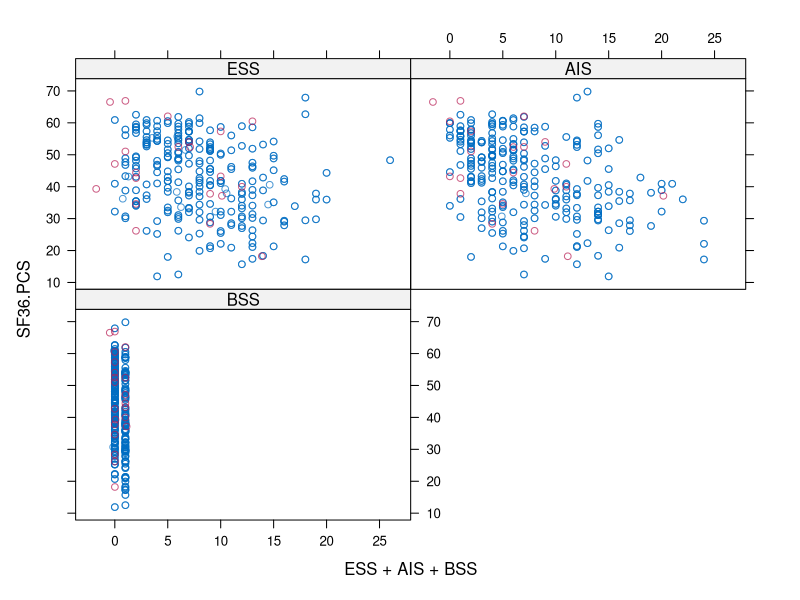
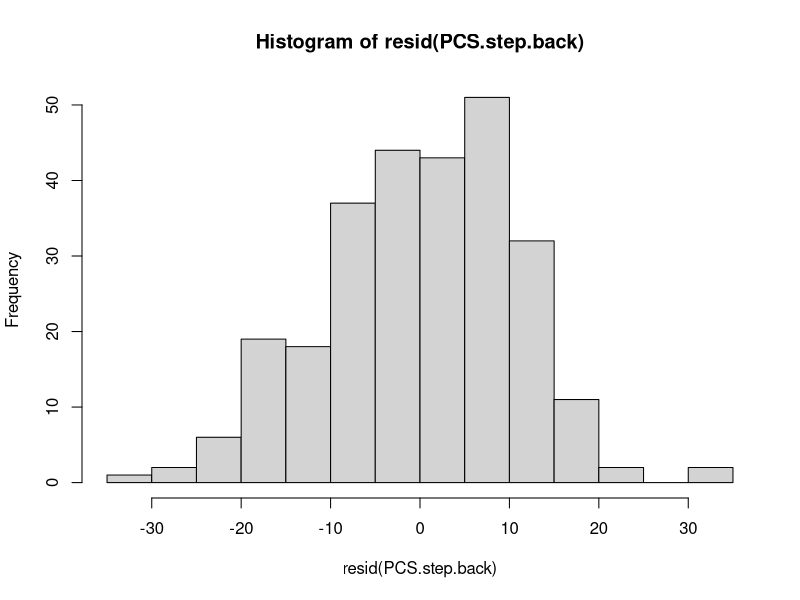
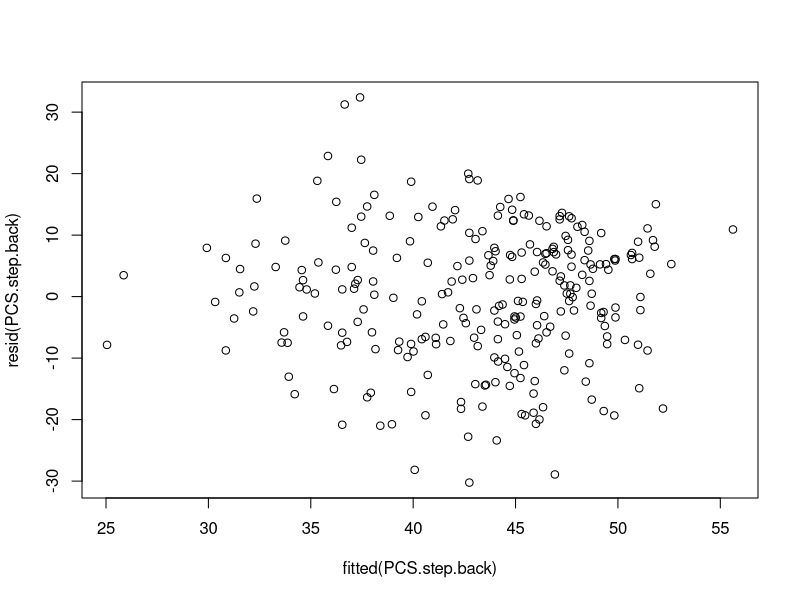
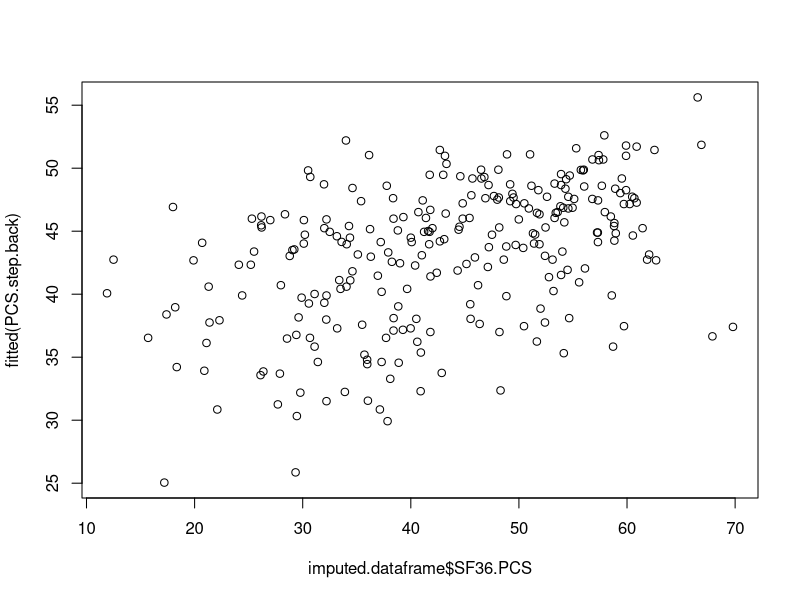
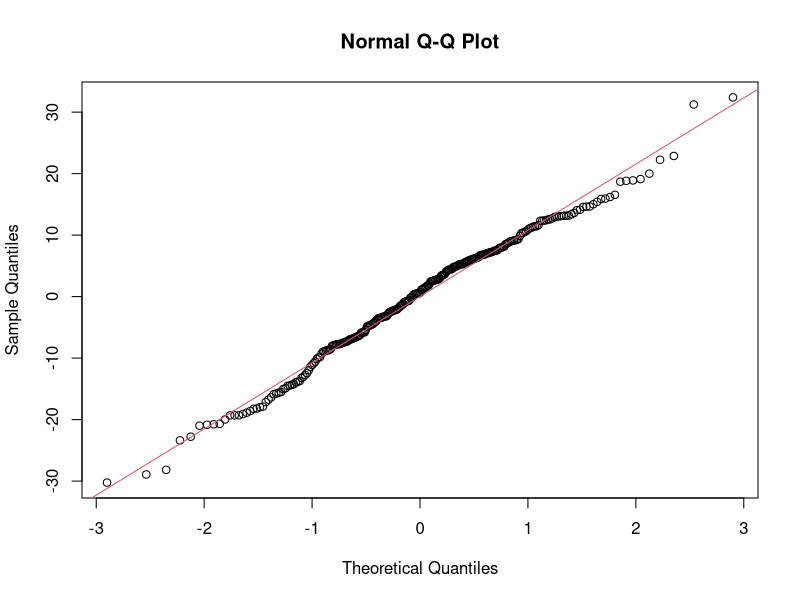
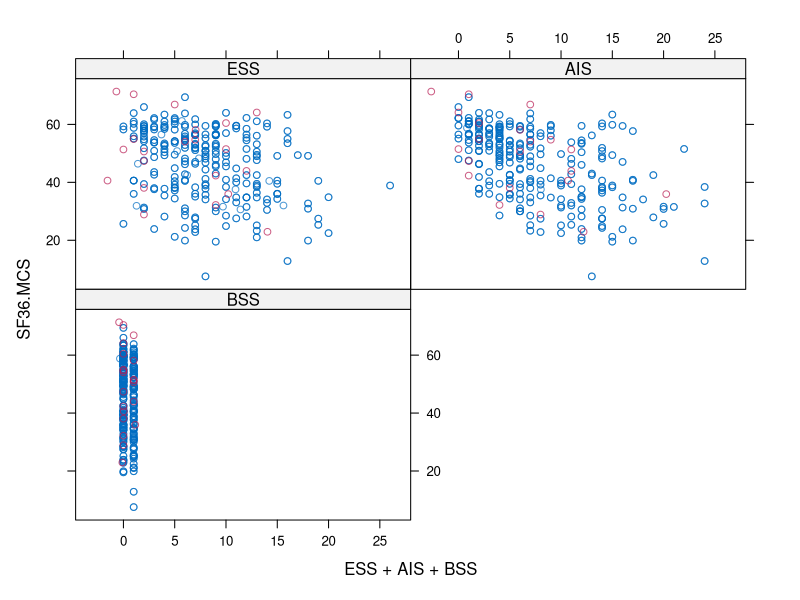
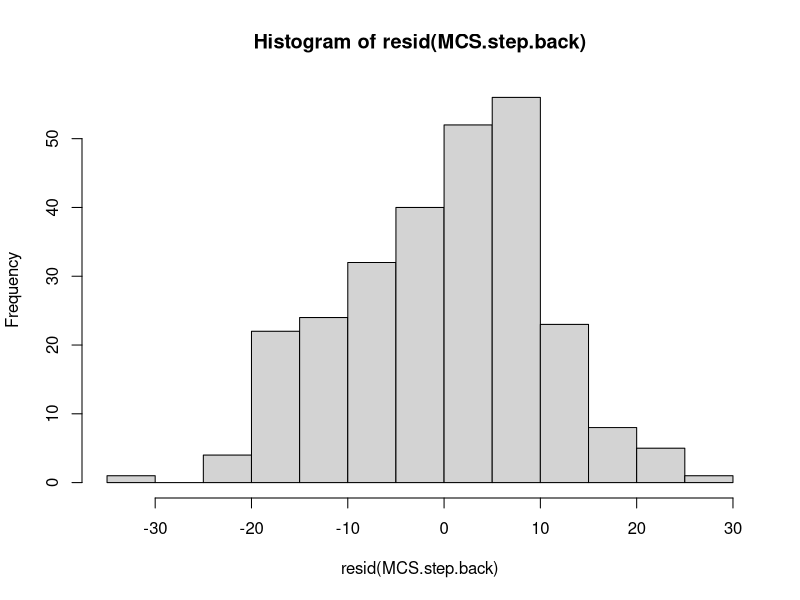
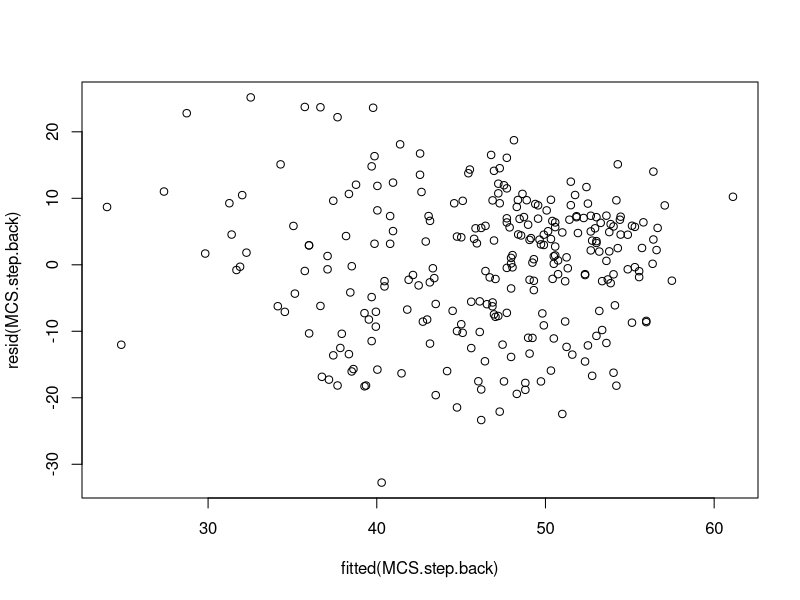

R code for these plots, in order:
### Data cleaning
library(tidyr)
library(dplyr)
library(car)
library(MASS)
library(mice)


# Loading dataset
dat <- read.csv("project_data.csv")
dim(dat) #268 rows

#Sub-setting data frame for the variables we are looking into
dat <- dat[c("Age", "Gender", "BMI","Time.from.transplant","Liver.Diagnosis", "Recurrence.of.disease",
             "Rejection.graft.dysfunction", "Any.fibrosis", "Renal.Failure", "Depression","Corticoid",
             "Epworth.Sleepiness.Scale", "Athens.Insomnia.Scale", "Berlin.Sleepiness.Scale",
             "Pittsburgh.Sleep.Quality.Index.Score", "SF36.PCS", "SF36.MCS")]

# Renaming variables and counting the NA values 
# PSGQ NA: 85 <- more than 30% of data is missing (NA > 80), can remove entire variable
# AIS NA: 6
# ESS NA: 17
# BSS NA: 6
apply(is.na(dat),2,sum)

# Removing Pittsburgh.Sleep.Quality.Index.Score due to <30% NA values
dat2 <- dat[c("Age", "Gender", "BMI","Time.from.transplant","Liver.Diagnosis", "Recurrence.of.disease",
              "Rejection.graft.dysfunction", "Any.fibrosis", "Renal.Failure", "Depression","Corticoid",
              "Epworth.Sleepiness.Scale", "Athens.Insomnia.Scale", "Berlin.Sleepiness.Scale",
              "SF36.PCS", "SF36.MCS")]

# Renaming predictors
dat2 <- dat2 %>% 
  rename(ESS = Epworth.Sleepiness.Scale, 
         AIS = Athens.Insomnia.Scale, BSS = Berlin.Sleepiness.Scale) 




# Changing BSS to a logical factor.
dat2$BSS <- as.logical(dat2$BSS)
dat2$SF36.PCS <- as.numeric(dat2$SF36.PCS)
dat2$SF36.MCS <- as.numeric(dat2$SF36.MCS)
dat2$ESS <- as.numeric(dat2$ESS)
dat2$AIS <- as.numeric(dat2$AIS)


#Checking the how the missing values relate to the other variables - all cases are MAR
data_missing_ESS <- dat2 %>%
  filter(is.na(ESS))
View(data_missing_ESS)

data_missing_AIS <- dat2 %>%
  filter(is.na(AIS))
View(data_missing_AIS)

data_missing_BSS <- dat2 %>%
  filter(is.na(BSS))
View(data_missing_BSS)


########################################################

# Q2: Building a multiple linear regression
# Predictor: Sleep quality (all 4 measurements)
# Response: MCS and PCS.


# IMPUTATIONS FOR MISSING VALUES in PCS 

# stochastic regression -> improvement from the above method "norm.nob" -> added some error +noise
data.lim.PCS <- dat2[, c("SF36.PCS", "ESS", "AIS","BSS")]
imp <- mice(data.lim.PCS, method = "norm.nob", seed = 11,
            m = 1, print = FALSE)
xyplot(imp, SF36.PCS ~ ESS + AIS + BSS) # Imputed values for ozone are not always the same, it depends on solar.

fit.stoch <- with(imp, lm(SF36.PCS ~ ESS + AIS + BSS))
summary(pool(fit.stoch))

#Complete function extracts the imputed data 
imputed.dataframe <- complete(imp)
imputed.dataframe <- as.data.frame(imputed.dataframe)
dim(imputed.dataframe)
dim(dat2)


# Running the model with imputed dataframe
PCS <- lm(SF36.PCS ~ ESS + AIS + BSS, data = imputed.dataframe)
summary(PCS)

# Is there a way to specifiy that there should be atleast 1 predictor but not specifying which one
PCS_null <- lm(SF36.PCS ~ 1, data = imputed.dataframe)


# STEPWISE BACKWARD AIC for PCS
PCS.step.back <- stepAIC(PCS,trace = T, direction = "backward", scope = list(upper=PCS, lower=PCS_null))
summary(PCS.step.back) # Full model is the best fit

# VIF to check for colinearity
vif(PCS.step.back)

#Graphs for linear regression
hist(resid(PCS.step.back))
plot(fitted(PCS.step.back),resid(PCS.step.back))

plot(imputed.dataframe$SF36.PCS,fitted(PCS.step.back))

qqnorm(resid(PCS.step.back))
qqline(resid(PCS.step.back), col=2)
#######


####### Mental health ########

# stochastic regression -> improvement from the above method "norm.nob" -> added some error +noise
data.lim.MCS <- dat2[, c("SF36.MCS", "ESS", "AIS","BSS")]
imp_MCS <- mice(data.lim.MCS, method = "norm.nob", seed = 11,
            m = 1, print = FALSE)
xyplot(imp_MCS, SF36.MCS ~ ESS + AIS + BSS) # Imputed values for ozone are not always the same, it depends on solar.

#Complete function extracts the imputed data 
imputed.dataframe.MCS <- complete(imp_MCS)
imputed.dataframe.MCS <- as.data.frame(imputed.dataframe.MCS)
dim(imputed.dataframe.MCS)
dim(dat2)


# Running the model with imputed dataframe
MCS <- lm(SF36.MCS ~ ESS + AIS + BSS, data = imputed.dataframe.MCS)
summary(MCS)

# Is there a way to specifiy that there should be atleast 1 predictor but not specifying which one
MCS_null <- lm(SF36.MCS ~ 1, data = imputed.dataframe.MCS)


# STEPWISE BACKWARD AIC for PCS
MCS.step.back <- stepAIC(MCS,trace = T, direction = "backward", scope = list(upper=MCS, lower=MCS_null))
summary(MCS.step.back) # Full model is the best fit

# VIF to check for colinearity
vif(MCS.step.back)

#Graphs for linear regression
hist(resid(MCS.step.back))
plot(fitted(MCS.step.back),resid(MCS.step.back))

plot(imputed.dataframe.MCS$SF36.MCS,fitted(MCS.step.back))

qqnorm(resid(MCS.step.back))
qqline(resid(MCS.step.back), col=2)



